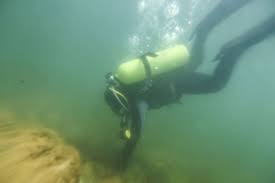
%> input picture UCIQE_Study/UCIQE-master/images.jpg, 275 x 183 px
$ octave --eval "result = test_UCIQE2py('UCIQE_Study/UCIQE-master/images.jpg');"   (GNU Octave 9; MATLAB toolbox functions it lacks are replaced by stand-ins)
%> lines starting %> are read from the running program, lines starting %| are printed output that depends on the picture
%> in test_UCIQE2py, img0 is the input picture: size 183x275x3 uint8; mean R, G, B 110.4, 147.3, 117.8
### UCIQE.m
function uciqe = UCIQE(I)

    %%% Trained coefficients are c1=0.4680, c2=0.2745, c3=0.2576.
    %% UCIQE=c1*Var_Chr+c2*Con_lum+c3*Aver_Sat
    %%%%%%%   Var_chr   is 考c : the standard deviation of chroma
    %%%%%%%   Con_lum is conl: the contrast of luminance
    %%%%%%%   Aver_Sat  is 米s : the average of saturation
    %%%%%%%   Coe_Metric=[c1, c2, c3]are weighted coefficients.
    if nargin==1
        %% According to training result mentioned in the paper:
        %% Obtained coefficients are c1=0.4680, c2=0.2745, c3=0.2576.
        Coe_Metric=[0.4680    0.2745    0.2576];
    end
    %%%Transform to Lab color space
    cform = makecform('srgb2lab');
    Img_lab = applycform(I, cform);
%> Img_lab: size 183x275x3 uint8; mean of channels 1, 2, 3 146.8, 110.7, 139.5

    Img_lum=double(Img_lab(:,:,1));
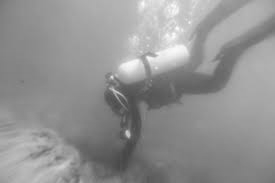
%> Img_lum: size 183x275 double; min 70, max 251, mean 146.8
    Img_lum=Img_lum./255+ eps;

    Img_a=double(Img_lab(:,:,2))./255;
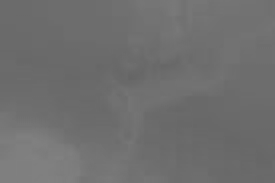
%> Img_a: size 183x275 double; min 0.396, max 0.51, mean 0.434
    Img_b=double(Img_lab(:,:,3))./255;
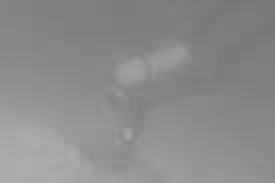
%> Img_b: size 183x275 double; min 0.463, max 0.678, mean 0.547
    %%%% Chroma
    Img_Chr=sqrt(Img_a(:).^2+Img_b(:).^2);
    %%%% Saturation
    Img_Sat=Img_Chr./sqrt(Img_Chr.^2+Img_lum(:).^2);

    %% Average of saturation
    Aver_Sat=mean(Img_Sat);
%> Aver_Sat = 0.772
    %% Average of Chroma
    Aver_Chr=mean(Img_Chr);
%> Aver_Chr = 0.699
    %%% Variance of Chroma
    Var_Chr =sqrt(mean((abs(1-(Aver_Chr./Img_Chr).^2))));
%> Var_Chr = 0.316
    %%% Contrast of luminance
    Tol=stretchlim(Img_lum);
%> Tol = [0.318; 0.906]
    Con_lum=Tol(2)-Tol(1);
%> Con_lum = 0.588
    %%% get final quality value
    uciqe=Coe_Metric(1)*Var_Chr+Coe_Metric(2)*Con_lum+Coe_Metric(3)*Aver_Sat;
%> uciqe = 0.508

end

### test_UCIQE2py.m
function uciqe_result=test_UCIQE2py(file_path)
    img0=imread(file_path);%读入原图
    uciqe_result = UCIQE(img0);
%> uciqe_result = 0.508
end
